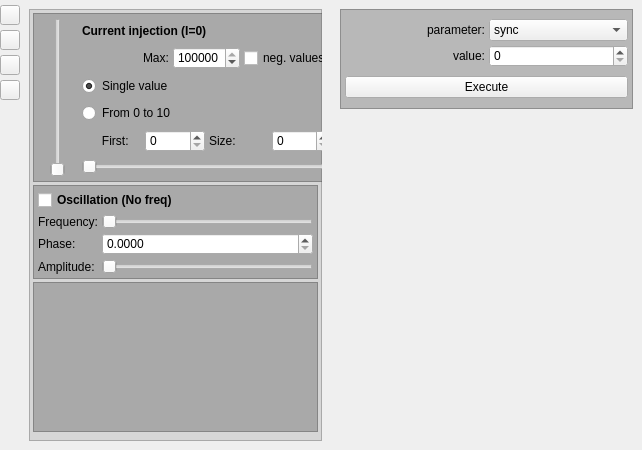
<?xml version="1.0" encoding="UTF-8"?>
<ui version="4.0">
 <class>RightPanel</class>
 <widget class="QWidget" name="RightPanel">
  <property name="geometry">
   <rect>
    <x>0</x>
    <y>0</y>
    <width>642</width>
    <height>450</height>
   </rect>
  </property>
  <property name="windowTitle">
   <string>Form</string>
  </property>
  <layout class="QHBoxLayout" name="horizontalLayout_4">
   <property name="spacing">
    <number>0</number>
   </property>
   <property name="leftMargin">
    <number>0</number>
   </property>
   <property name="topMargin">
    <number>0</number>
   </property>
   <property name="rightMargin">
    <number>0</number>
   </property>
   <property name="bottomMargin">
    <number>0</number>
   </property>
   <item>
    <widget class="QWidget" name="widget" native="true">
     <widget class="QPushButton" name="plotButton">
      <property name="geometry">
       <rect>
        <x>0</x>
        <y>80</y>
        <width>20</width>
        <height>20</height>
       </rect>
      </property>
      <property name="toolTip">
       <string>Add a new plot</string>
      </property>
      <property name="styleSheet">
       <string notr="true">border-image: url(:/new/prefix1/icons/addPlot.png) 0 0 0 0 stretch stretch;
</string>
      </property>
      <property name="text">
       <string/>
      </property>
     </widget>
     <widget class="QPushButton" name="actionsButton">
      <property name="geometry">
       <rect>
        <x>0</x>
        <y>55</y>
        <width>20</width>
        <height>20</height>
       </rect>
      </property>
      <property name="toolTip">
       <string>Add a new action</string>
      </property>
      <property name="styleSheet">
       <string notr="true">border-image: url(:/new/prefix1/icons/actions-list.png) 0 0 0 0 stretch stretch;
</string>
      </property>
      <property name="text">
       <string/>
      </property>
     </widget>
     <widget class="QPushButton" name="connectionButton">
      <property name="geometry">
       <rect>
        <x>0</x>
        <y>5</y>
        <width>20</width>
        <height>20</height>
       </rect>
      </property>
      <property name="toolTip">
       <string>Start a connection</string>
      </property>
      <property name="styleSheet">
       <string notr="true">border-image: url(:/new/prefix1/icons/add_con.png) 0 0 0 0 stretch stretch;
</string>
      </property>
      <property name="text">
       <string/>
      </property>
     </widget>
     <widget class="QPushButton" name="stimulationButton">
      <property name="geometry">
       <rect>
        <x>0</x>
        <y>30</y>
        <width>20</width>
        <height>20</height>
       </rect>
      </property>
      <property name="toolTip">
       <string>Stimulate this node</string>
      </property>
      <property name="styleSheet">
       <string notr="true">border-image: url(:/new/prefix1/icons/injection.png) 0 0 0 0 stretch stretch;
</string>
      </property>
      <property name="text">
       <string/>
      </property>
     </widget>
    </widget>
   </item>
   <item>
    <widget class="QFrame" name="stimulationFrame">
     <property name="minimumSize">
      <size>
       <width>311</width>
       <height>450</height>
      </size>
     </property>
     <property name="maximumSize">
      <size>
       <width>311</width>
       <height>450</height>
      </size>
     </property>
     <property name="styleSheet">
      <string notr="true">#aFrame,#bFrame,#cFrame{
background: rgba(100,100,100,100);
}
#outFrame{
background: rgba(210,210,210,220);
}
</string>
     </property>
     <property name="frameShape">
      <enum>QFrame::NoFrame</enum>
     </property>
     <property name="frameShadow">
      <enum>QFrame::Plain</enum>
     </property>
     <layout class="QVBoxLayout" name="verticalLayout_2">
      <item>
       <widget class="QFrame" name="outFrame">
        <property name="frameShape">
         <enum>QFrame::StyledPanel</enum>
        </property>
        <property name="frameShadow">
         <enum>QFrame::Raised</enum>
        </property>
        <layout class="QVBoxLayout" name="verticalLayout_3">
         <property name="spacing">
          <number>3</number>
         </property>
         <property name="leftMargin">
          <number>3</number>
         </property>
         <property name="topMargin">
          <number>3</number>
         </property>
         <property name="rightMargin">
          <number>3</number>
         </property>
         <property name="bottomMargin">
          <number>3</number>
         </property>
         <item>
          <widget class="QFrame" name="aFrame">
           <property name="minimumSize">
            <size>
             <width>303</width>
             <height>169</height>
            </size>
           </property>
           <property name="maximumSize">
            <size>
             <width>393</width>
             <height>169</height>
            </size>
           </property>
           <property name="frameShape">
            <enum>QFrame::StyledPanel</enum>
           </property>
           <property name="frameShadow">
            <enum>QFrame::Raised</enum>
           </property>
           <layout class="QHBoxLayout" name="horizontalLayout_2">
            <property name="spacing">
             <number>4</number>
            </property>
            <property name="leftMargin">
             <number>4</number>
            </property>
            <property name="topMargin">
             <number>4</number>
            </property>
            <property name="rightMargin">
             <number>4</number>
            </property>
            <property name="bottomMargin">
             <number>4</number>
            </property>
            <item>
             <widget class="QSlider" name="stimulusSlider">
              <property name="enabled">
               <bool>true</bool>
              </property>
              <property name="minimumSize">
               <size>
                <width>40</width>
                <height>0</height>
               </size>
              </property>
              <property name="minimum">
               <number>0</number>
              </property>
              <property name="maximum">
               <number>4000</number>
              </property>
              <property name="value">
               <number>0</number>
              </property>
              <property name="orientation">
               <enum>Qt::Vertical</enum>
              </property>
             </widget>
            </item>
            <item>
             <layout class="QGridLayout" name="gridLayout_2">
              <item row="1" column="0">
               <layout class="QHBoxLayout" name="horizontalLayout_12">
                <item>
                 <spacer name="horizontalSpacer_2">
                  <property name="orientation">
                   <enum>Qt::Horizontal</enum>
                  </property>
                  <property name="sizeHint" stdset="0">
                   <size>
                    <width>40</width>
                    <height>20</height>
                   </size>
                  </property>
                 </spacer>
                </item>
                <item>
                 <widget class="QLabel" name="maxMinLabel">
                  <property name="text">
                   <string>Max:</string>
                  </property>
                 </widget>
                </item>
                <item>
                 <widget class="QSpinBox" name="maxSpinBox">
                  <property name="toolTip">
                   <string>Maximum absolute value of stimulus slider.</string>
                  </property>
                  <property name="minimum">
                   <number>0</number>
                  </property>
                  <property name="maximum">
                   <number>100000</number>
                  </property>
                  <property name="singleStep">
                   <number>10</number>
                  </property>
                  <property name="value">
                   <number>100000</number>
                  </property>
                 </widget>
                </item>
                <item>
                 <widget class="QCheckBox" name="negativeCheckBox">
                  <property name="text">
                   <string>neg. values</string>
                  </property>
                 </widget>
                </item>
               </layout>
              </item>
              <item row="3" column="0">
               <widget class="QRadioButton" name="stimulusFullButton">
                <property name="text">
                 <string>Single value</string>
                </property>
                <property name="checked">
                 <bool>true</bool>
                </property>
               </widget>
              </item>
              <item row="4" column="0">
               <widget class="QRadioButton" name="stimulusSomeButton">
                <property name="text">
                 <string>From 0 to 10</string>
                </property>
               </widget>
              </item>
              <item row="5" column="0">
               <layout class="QHBoxLayout" name="horizontalLayout">
                <item>
                 <widget class="QLabel" name="stimulusLabel_6">
                  <property name="text">
                   <string>      First:</string>
                  </property>
                 </widget>
                </item>
                <item>
                 <widget class="QSpinBox" name="startSpinBox"/>
                </item>
                <item>
                 <widget class="QLabel" name="stimulusLabel_5">
                  <property name="text">
                   <string>Size:</string>
                  </property>
                 </widget>
                </item>
                <item>
                 <widget class="QSpinBox" name="sizeSpinBox"/>
                </item>
               </layout>
              </item>
              <item row="6" column="0">
               <widget class="QSlider" name="stimulusSomeSlider">
                <property name="maximum">
                 <number>359</number>
                </property>
                <property name="orientation">
                 <enum>Qt::Horizontal</enum>
                </property>
               </widget>
              </item>
              <item row="0" column="0">
               <layout class="QHBoxLayout" name="horizontalLayout_3">
                <item>
                 <widget class="QLabel" name="stimLabel">
                  <property name="maximumSize">
                   <size>
                    <width>16777215</width>
                    <height>19</height>
                   </size>
                  </property>
                  <property name="font">
                   <font>
                    <weight>75</weight>
                    <bold>true</bold>
                   </font>
                  </property>
                  <property name="text">
                   <string>Current injection (I=0)</string>
                  </property>
                 </widget>
                </item>
               </layout>
              </item>
             </layout>
            </item>
           </layout>
          </widget>
         </item>
         <item>
          <widget class="QFrame" name="bFrame">
           <property name="frameShape">
            <enum>QFrame::StyledPanel</enum>
           </property>
           <property name="frameShadow">
            <enum>QFrame::Raised</enum>
           </property>
           <layout class="QVBoxLayout" name="verticalLayout">
            <property name="spacing">
             <number>4</number>
            </property>
            <property name="leftMargin">
             <number>4</number>
            </property>
            <property name="topMargin">
             <number>4</number>
            </property>
            <property name="rightMargin">
             <number>4</number>
            </property>
            <property name="bottomMargin">
             <number>4</number>
            </property>
            <item>
             <widget class="QCheckBox" name="oscCheckBox">
              <property name="font">
               <font>
                <weight>75</weight>
                <bold>true</bold>
               </font>
              </property>
              <property name="text">
               <string>Oscillation (No freq)</string>
              </property>
             </widget>
            </item>
            <item>
             <layout class="QGridLayout" name="gridLayout">
              <item row="1" column="1">
               <widget class="QSlider" name="oscFrequencySlider">
                <property name="enabled">
                 <bool>true</bool>
                </property>
                <property name="minimum">
                 <number>0</number>
                </property>
                <property name="maximum">
                 <number>200</number>
                </property>
                <property name="value">
                 <number>0</number>
                </property>
                <property name="orientation">
                 <enum>Qt::Horizontal</enum>
                </property>
               </widget>
              </item>
              <item row="1" column="0">
               <widget class="QLabel" name="label_2">
                <property name="text">
                 <string>Frequency:</string>
                </property>
               </widget>
              </item>
              <item row="2" column="0">
               <widget class="QLabel" name="label">
                <property name="text">
                 <string>Phase:</string>
                </property>
               </widget>
              </item>
              <item row="3" column="0">
               <widget class="QLabel" name="label_3">
                <property name="text">
                 <string>Amplitude:</string>
                </property>
               </widget>
              </item>
              <item row="2" column="1">
               <widget class="QDoubleSpinBox" name="oscPhaseSpinBox">
                <property name="decimals">
                 <number>4</number>
                </property>
                <property name="maximum">
                 <double>6.283200000000000</double>
                </property>
                <property name="singleStep">
                 <double>0.100000000000000</double>
                </property>
               </widget>
              </item>
              <item row="3" column="1">
               <widget class="QSlider" name="oscAmpSlider">
                <property name="value">
                 <number>0</number>
                </property>
                <property name="orientation">
                 <enum>Qt::Horizontal</enum>
                </property>
               </widget>
              </item>
             </layout>
            </item>
           </layout>
          </widget>
         </item>
         <item>
          <widget class="QFrame" name="cFrame">
           <property name="minimumSize">
            <size>
             <width>0</width>
             <height>150</height>
            </size>
           </property>
           <property name="maximumSize">
            <size>
             <width>16777215</width>
             <height>150</height>
            </size>
           </property>
           <property name="frameShape">
            <enum>QFrame::StyledPanel</enum>
           </property>
           <property name="frameShadow">
            <enum>QFrame::Raised</enum>
           </property>
           <layout class="QVBoxLayout" name="verticalLayout_4">
            <property name="spacing">
             <number>4</number>
            </property>
            <property name="leftMargin">
             <number>4</number>
            </property>
            <property name="topMargin">
             <number>4</number>
            </property>
            <property name="rightMargin">
             <number>4</number>
            </property>
            <property name="bottomMargin">
             <number>4</number>
            </property>
            <item>
             <widget class="QCustomPlot" name="plot" native="true">
              <property name="minimumSize">
               <size>
                <width>0</width>
                <height>100</height>
               </size>
              </property>
             </widget>
            </item>
           </layout>
          </widget>
         </item>
         <item>
          <spacer name="verticalSpacer">
           <property name="orientation">
            <enum>Qt::Vertical</enum>
           </property>
           <property name="sizeHint" stdset="0">
            <size>
             <width>20</width>
             <height>40</height>
            </size>
           </property>
          </spacer>
         </item>
        </layout>
        <zorder>bFrame</zorder>
        <zorder>aFrame</zorder>
        <zorder>verticalSpacer</zorder>
        <zorder>cFrame</zorder>
       </widget>
      </item>
     </layout>
    </widget>
   </item>
   <item>
    <widget class="QFrame" name="actionFrame">
     <property name="minimumSize">
      <size>
       <width>311</width>
       <height>0</height>
      </size>
     </property>
     <property name="styleSheet">
      <string notr="true">#actionFrameA{
background: rgba(100,100,100,100);
}
#actionFrameOut{
background: rgba(210,210,210,220);
}
</string>
     </property>
     <property name="frameShape">
      <enum>QFrame::NoFrame</enum>
     </property>
     <property name="frameShadow">
      <enum>QFrame::Plain</enum>
     </property>
     <layout class="QVBoxLayout" name="verticalLayout_5">
      <item>
       <widget class="QFrame" name="actionFrameA">
        <property name="minimumSize">
         <size>
          <width>280</width>
          <height>100</height>
         </size>
        </property>
        <property name="maximumSize">
         <size>
          <width>16777215</width>
          <height>16777215</height>
         </size>
        </property>
        <property name="frameShape">
         <enum>QFrame::StyledPanel</enum>
        </property>
        <property name="frameShadow">
         <enum>QFrame::Raised</enum>
        </property>
        <layout class="QVBoxLayout" name="verticalLayout_6">
         <property name="spacing">
          <number>4</number>
         </property>
         <property name="leftMargin">
          <number>4</number>
         </property>
         <property name="topMargin">
          <number>4</number>
         </property>
         <property name="rightMargin">
          <number>4</number>
         </property>
         <property name="bottomMargin">
          <number>4</number>
         </property>
         <item>
          <layout class="QGridLayout" name="gridLayout_3">
           <item row="0" column="0">
            <widget class="QLabel" name="label_6">
             <property name="text">
              <string>parameter:</string>
             </property>
             <property name="alignment">
              <set>Qt::AlignRight|Qt::AlignTrailing|Qt::AlignVCenter</set>
             </property>
            </widget>
           </item>
           <item row="1" column="0">
            <widget class="QLabel" name="label_5">
             <property name="text">
              <string>value:</string>
             </property>
             <property name="alignment">
              <set>Qt::AlignRight|Qt::AlignTrailing|Qt::AlignVCenter</set>
             </property>
            </widget>
           </item>
           <item row="0" column="1">
            <widget class="QComboBox" name="actionParameter">
             <item>
              <property name="text">
               <string>sync</string>
              </property>
             </item>
             <item>
              <property name="text">
               <string>learn</string>
              </property>
             </item>
            </widget>
           </item>
           <item row="1" column="1">
            <widget class="QSpinBox" name="actionValue"/>
           </item>
          </layout>
         </item>
         <item>
          <widget class="QPushButton" name="actionExecuteButton">
           <property name="text">
            <string>Execute</string>
           </property>
          </widget>
         </item>
        </layout>
       </widget>
      </item>
      <item>
       <spacer name="verticalSpacer_2">
        <property name="orientation">
         <enum>Qt::Vertical</enum>
        </property>
        <property name="sizeHint" stdset="0">
         <size>
          <width>20</width>
          <height>40</height>
         </size>
        </property>
       </spacer>
      </item>
     </layout>
    </widget>
   </item>
  </layout>
 </widget>
 <customwidgets>
  <customwidget>
   <class>QCustomPlot</class>
   <extends>QWidget</extends>
   <header>source/qcustomplot/qcustomplot.h</header>
   <container>1</container>
  </customwidget>
 </customwidgets>
 <resources>
  <include location="../icons.qrc"/>
 </resources>
 <connections/>
</ui>
